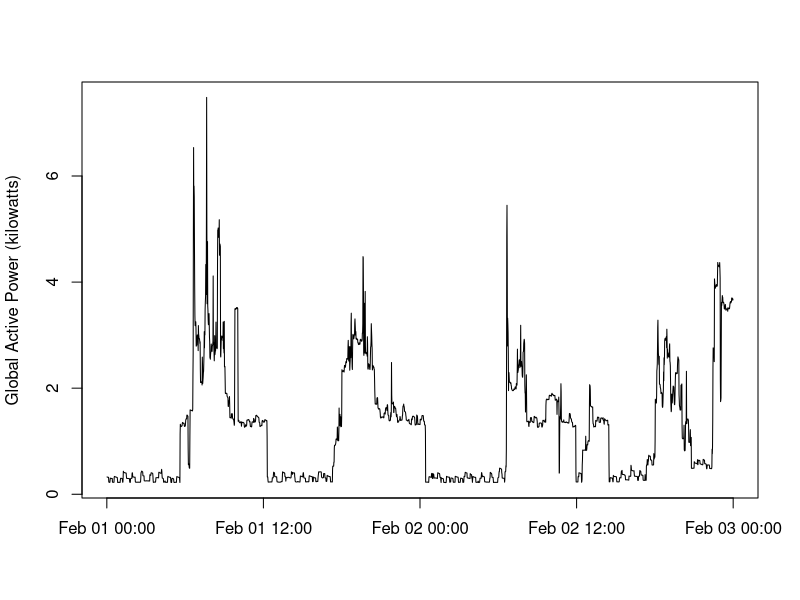

Recreate this plot in R.
# reads the subset data frame created in plot1.R

xdata  <- read.table("xdata.txt",sep=",",header=TRUE)

# creates the new file (plot2.png) and plots the data.

png(filename="plot2.png",width=480,height=480,units="px",bg="transparent")
with(xdata,plot(as.POSIXlt(time_type),as.numeric(as.character(Global_active_power)),"l",xlab="",ylab="Global Active Power (kilowatts)"))
dev.off()